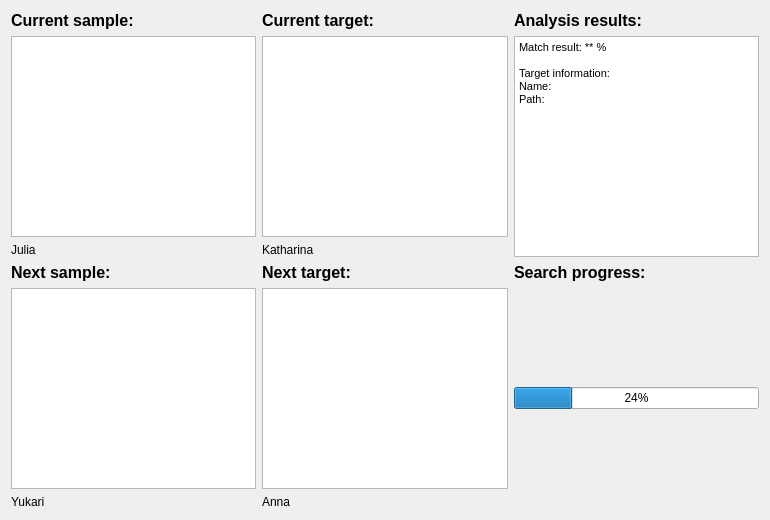
<?xml version="1.0" encoding="UTF-8"?>
<ui version="4.0">
 <class>Form</class>
 <widget class="QWidget" name="Form">
  <property name="geometry">
   <rect>
    <x>0</x>
    <y>0</y>
    <width>770</width>
    <height>520</height>
   </rect>
  </property>
  <property name="windowTitle">
   <string>Form</string>
  </property>
  <layout class="QGridLayout" name="gridLayout">
   <item row="0" column="0">
    <widget class="QLabel" name="label">
     <property name="font">
      <font>
       <pointsize>12</pointsize>
       <weight>75</weight>
       <bold>true</bold>
      </font>
     </property>
     <property name="text">
      <string>Current sample:</string>
     </property>
    </widget>
   </item>
   <item row="0" column="1">
    <widget class="QLabel" name="label_2">
     <property name="font">
      <font>
       <pointsize>12</pointsize>
       <weight>75</weight>
       <bold>true</bold>
      </font>
     </property>
     <property name="text">
      <string>Current target:</string>
     </property>
    </widget>
   </item>
   <item row="0" column="2">
    <widget class="QLabel" name="label_5">
     <property name="font">
      <font>
       <pointsize>12</pointsize>
       <weight>75</weight>
       <bold>true</bold>
      </font>
     </property>
     <property name="text">
      <string>Analysis results:</string>
     </property>
    </widget>
   </item>
   <item row="1" column="0">
    <layout class="QVBoxLayout" name="verticalLayout_Sample_0">
     <item>
      <widget class="QGraphicsView" name="graphicsView_Sample_0">
       <property name="toolTip">
        <string>&lt;html&gt;&lt;head/&gt;&lt;body&gt;&lt;p&gt;Sample image&lt;/p&gt;&lt;/body&gt;&lt;/html&gt;</string>
       </property>
      </widget>
     </item>
     <item>
      <widget class="QLabel" name="label_Sample_0">
       <property name="text">
        <string>Julia</string>
       </property>
      </widget>
     </item>
    </layout>
   </item>
   <item row="1" column="1">
    <layout class="QVBoxLayout" name="verticalLayout_Target_0">
     <item>
      <widget class="QGraphicsView" name="graphicsView_Target_0">
       <property name="toolTip">
        <string>&lt;html&gt;&lt;head/&gt;&lt;body&gt;&lt;p&gt;Targe image&lt;/p&gt;&lt;/body&gt;&lt;/html&gt;</string>
       </property>
      </widget>
     </item>
     <item>
      <widget class="QLabel" name="label_Target_0">
       <property name="text">
        <string>Katharina</string>
       </property>
      </widget>
     </item>
    </layout>
   </item>
   <item row="1" column="2">
    <widget class="QTextEdit" name="textEdit">
     <property name="html">
      <string>&lt;!DOCTYPE HTML PUBLIC &quot;-//W3C//DTD HTML 4.0//EN&quot; &quot;http://www.w3.org/TR/REC-html40/strict.dtd&quot;&gt;
&lt;html&gt;&lt;head&gt;&lt;meta name=&quot;qrichtext&quot; content=&quot;1&quot; /&gt;&lt;style type=&quot;text/css&quot;&gt;
p, li { white-space: pre-wrap; }
&lt;/style&gt;&lt;/head&gt;&lt;body style=&quot; font-family:'MS Shell Dlg 2'; font-size:8.25pt; font-weight:400; font-style:normal;&quot;&gt;
&lt;p style=&quot; margin-top:0px; margin-bottom:0px; margin-left:0px; margin-right:0px; -qt-block-indent:0; text-indent:0px;&quot;&gt;Match result: ** %&lt;/p&gt;
&lt;p style=&quot;-qt-paragraph-type:empty; margin-top:0px; margin-bottom:0px; margin-left:0px; margin-right:0px; -qt-block-indent:0; text-indent:0px;&quot;&gt;&lt;br /&gt;&lt;/p&gt;
&lt;p style=&quot; margin-top:0px; margin-bottom:0px; margin-left:0px; margin-right:0px; -qt-block-indent:0; text-indent:0px;&quot;&gt;Target information:&lt;/p&gt;
&lt;p style=&quot; margin-top:0px; margin-bottom:0px; margin-left:0px; margin-right:0px; -qt-block-indent:0; text-indent:0px;&quot;&gt;Name:&lt;/p&gt;
&lt;p style=&quot; margin-top:0px; margin-bottom:0px; margin-left:0px; margin-right:0px; -qt-block-indent:0; text-indent:0px;&quot;&gt;Path:&lt;/p&gt;&lt;/body&gt;&lt;/html&gt;</string>
     </property>
    </widget>
   </item>
   <item row="2" column="0">
    <widget class="QLabel" name="label_3">
     <property name="font">
      <font>
       <pointsize>12</pointsize>
       <weight>75</weight>
       <bold>true</bold>
      </font>
     </property>
     <property name="text">
      <string>Next sample:</string>
     </property>
    </widget>
   </item>
   <item row="2" column="1">
    <widget class="QLabel" name="label_4">
     <property name="font">
      <font>
       <pointsize>12</pointsize>
       <weight>75</weight>
       <bold>true</bold>
      </font>
     </property>
     <property name="text">
      <string>Next target:</string>
     </property>
    </widget>
   </item>
   <item row="2" column="2">
    <widget class="QLabel" name="label_6">
     <property name="font">
      <font>
       <pointsize>12</pointsize>
       <weight>75</weight>
       <bold>true</bold>
      </font>
     </property>
     <property name="text">
      <string>Search progress:</string>
     </property>
    </widget>
   </item>
   <item row="3" column="0">
    <layout class="QVBoxLayout" name="verticalLayout_Sample_1">
     <item>
      <widget class="QGraphicsView" name="graphicsView_Sample_1">
       <property name="toolTip">
        <string>&lt;html&gt;&lt;head/&gt;&lt;body&gt;&lt;p&gt;Sample image&lt;/p&gt;&lt;/body&gt;&lt;/html&gt;</string>
       </property>
      </widget>
     </item>
     <item>
      <widget class="QLabel" name="label_Sample_1">
       <property name="text">
        <string>Yukari</string>
       </property>
      </widget>
     </item>
    </layout>
   </item>
   <item row="3" column="1">
    <layout class="QVBoxLayout" name="verticalLayout_Target_1">
     <item>
      <widget class="QGraphicsView" name="graphicsView_Target_1">
       <property name="toolTip">
        <string>&lt;html&gt;&lt;head/&gt;&lt;body&gt;&lt;p&gt;Targe image&lt;/p&gt;&lt;/body&gt;&lt;/html&gt;</string>
       </property>
      </widget>
     </item>
     <item>
      <widget class="QLabel" name="label_Target_1">
       <property name="text">
        <string>Anna</string>
       </property>
      </widget>
     </item>
    </layout>
   </item>
   <item row="3" column="2">
    <widget class="QProgressBar" name="progressBar">
     <property name="value">
      <number>24</number>
     </property>
    </widget>
   </item>
  </layout>
 </widget>
 <resources/>
 <connections/>
</ui>
